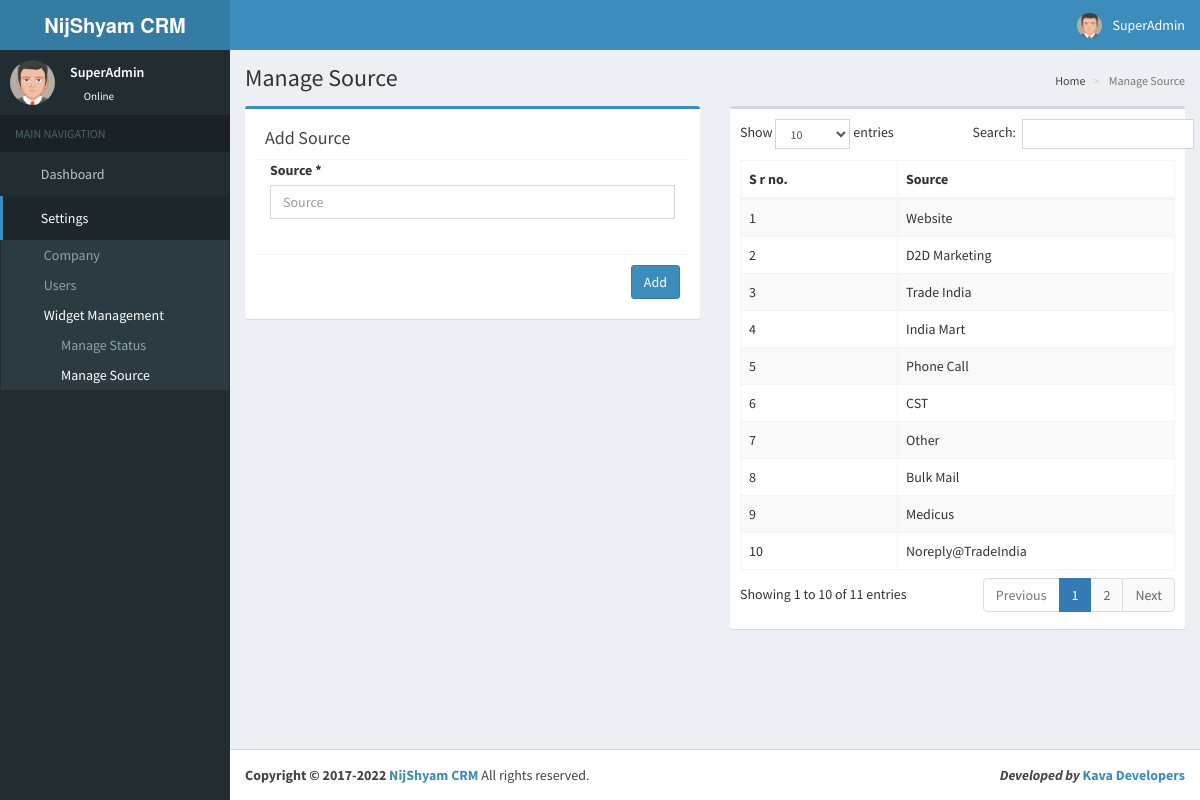
Screenshot of /site/manage_source.php (signed in) with the database file from the repository.
### tables this page shows
CREATE TABLE IF NOT EXISTS `user` (
  `id` int(11) NOT NULL AUTO_INCREMENT,
  `user` varchar(200) NOT NULL,
  `email` varchar(200) DEFAULT NULL,
  `name` varchar(200) NOT NULL,
  `image` varchar(200) NOT NULL,
  `password` varchar(200) NOT NULL,
  `mobile` varchar(10) DEFAULT NULL,
  `auth` int(1) NOT NULL,
  `created_by` varchar(20) NOT NULL,
  `df` tinyint(1) NOT NULL DEFAULT '0',
  `c_id` varchar(200) DEFAULT NULL,
  PRIMARY KEY (`id`)
);

CREATE TABLE IF NOT EXISTS `source` (
  `id` int(11) NOT NULL AUTO_INCREMENT,
  `name` varchar(100) NOT NULL,
  `df` tinyint(1) NOT NULL,
  PRIMARY KEY (`id`)
);

### site/query.php (called while the page is built, shortened)
<?php
include_once('config/config.php');
$user = $con->query("SELECT * FROM `user` WHERE id = '".$_SESSION['id']."'")->fetch_object();
?>

### site/manage_source.php (the view, shortened to what this page needs)
<?php include_once('header.php'); ?>
<?php include_once('sidebar.php'); ?>
<div class="content-wrapper">
	<section class="content-header">
		<h1>
			Manage Source
		</h1>
		<ol class="breadcrumb">
			<li class=""><a href="index.php"><i class="fa fa-home"></i>Home</a></li>
	        <li class="active"> Manage Source</li>
      	</ol>
    </section>
    <section class="content">
		<div class="row">
		<form action="process/add_source.php" method="post" id="submit" enctype="multipart/form-data">
			<div class="col-md-6">
				<div class="box box-primary">
					<div class="box-body">
						<div class="box-header with-border">
							<h3 class="box-title">Add Source</h3>
						</div>
						<div class="col-md-12">
							<div class="form-group">
								<label for="">Source *</label>
								<input type="text" id="unit" onkeyup="unit_check()" class="form-control" name="name" autocomplete="off" spellcheck="false" placeholder="Source" required>
							</div>
						</div>
					</div>
					<div class="box-body">
						<div class="box-footer">
							<button type="submit" name="submit" class="btn btn-primary pull-right">Add</button>
						</div>
					</div>
				</div>
			</div>
		</form>
		<?php $unit = $con->query("SELECT * FROM `source`"); ?>
			<div class="col-md-6">
				<div class="box">
				<div class="box-body">
					<table id="example2" class="table table-bordered table-hover table-striped">
						<thead>
							<tr>
								<th>S r no.</th>
								<th>Source</th>
							</tr>
						</thead>
						<tbody>
							<?php $count = 0; while($r_unit = $unit->fetch_object()){ $count++; ?>
								<tr>
									<td><?php echo $count; ?></td>
									<td><?php echo $r_unit->name; ?></td>
								</tr>
							<?php } ?>
						</tbody>
              </table>
				</div>
			</div>
			</div>
		</div>
    </section>
</div>
<?php include_once('footer.php'); ?>

### site/header.php (shortened to what this page needs)
<?php include_once('config/config.php');
 include_once('query.php');
 include_once('function/active.php');
?>
<!DOCTYPE html>
<html>
<head>
  <link rel="stylesheet" href="bootstrap/css/bootstrap.min.css">
  <link rel="stylesheet" href="font/css/font-awesome.min.css">
  <link rel="stylesheet" href="inicons/css/ionicons.min.css">
  <link rel="stylesheet" href="dist/css/AdminLTE.min.css">
<link rel="stylesheet" href="build/select2.min.css">
  <link rel="stylesheet" href="dist/css/skins/_all-skins.min.css">
  <link rel="stylesheet" href="plugins/iCheck/flat/blue.css">
  <link rel="stylesheet" href="plugins/jQueryUI/jquery-ui.min.css">
  <link rel="stylesheet" href="plugins/jvectormap/jquery-jvectormap-1.2.2.css">
  <link rel="stylesheet" href="plugins/datepicker/datepicker3.css">
  <link rel="stylesheet" href="plugins/daterangepicker/daterangepicker.css">
  <link rel="stylesheet" href="plugins/bootstrap-wysihtml5/bootstrap3-wysihtml5.min.css">
  <link rel="stylesheet" href="js/datatables.net/css/dataTables.bootstrap.min.css">
  <link rel="stylesheet" href="js/datatables.net/css/dataTables.tableTools.min.css">
</head>
<body class="hold-transition skin-blue sidebar-mini">
<div class="wrapper">
  <header class="main-header">
    <a href="" class="logo">
      <span class="logo-lg"><b><?php if($user->auth == '0'){ echo company; } else { echo get_company($con,$user->c_id); } ?></b> </span>
    </a>
    <nav class="navbar navbar-static-top">
       <a href="#" class="sidebar-toggle" data-toggle="offcanvas" role="button">
      </a>
      <div class="navbar-custom-menu">
        <ul class="nav navbar-nav">
				 <li>
            <a href="" title="Refresh Page" ><i class="fa fa-refresh"></i></a>
          </li>
				  <li>
            <a href="../lock_make.php" title="Lock" ><i class="fa fa-lock"></i></a>
          </li>
          <li class="dropdown user user-menu">
            <a href="#" class="dropdown-toggle" data-toggle="dropdown">
              <img src="<?php echo $user->image; ?>" class="user-image" alt="User Image">
              <span class="hidden-xs"><?php echo $user->name; ?></span>
            </a>
          </li>
        </ul>
      </div>
    </nav>
  </header>

### site/sidebar.php (shortened to what this page needs)
<aside class="main-sidebar">
    <section class="sidebar">
      <div class="user-panel">
        <div class="pull-left image">
          <img src="<?php echo $user->image; ?>" class="img-circle" alt="User Image">
        </div>
        <div class="pull-left info">
          <p><?php echo $user->name; ?></p>
          <a href="#"><i class="fa fa-circle text-success"></i> Online</a>
        </div>
      </div>
      <ul class="sidebar-menu">
        <li class="header">MAIN NAVIGATION</li>
		<li class='<?php menu(array("index.php")); ?>'><a href="index.php"><i class="fa fa-dashboard"></i> <span>Dashboard</span></a></li>
		<?php if($user->auth != '2'){ ?>
			<li class="treeview <?php menu(array("manage_status.php","manage_source.php","manage_followup_type.php","add_user.php","manage_user.php","edit_user.php","view_user.php","manage_company.php","add_company_new.php","edit_company.php")); ?>">
			  <a href="#">
				<i class="fa fa-gears"></i> <span>Settings</span>
				<span class="pull-right-container">
				  <i class="fa fa-angle-left pull-right"></i>
				</span>
			  </a>
			  <ul class="treeview-menu">
			  	<?php if($user->auth == '0'){ ?>
					<li class='<?php menu(array("manage_company.php","add_company_new.php","edit_company.php")); ?>'><a href="manage_company.php"><i class="fa fa-industry"></i> <span>Company</span></a></li>
				<?php } ?>
			  	<?php if($user->auth != '2'){ ?>
					<li class='<?php menu(array("add_user.php","manage_user.php","edit_user.php","view_user.php")); ?>'><a href="manage_user.php"><i class="fa fa-user"></i> <span>Users</span></a></li>
				<?php } ?>
				<li class="treeview <?php menu(array("manage_status.php","manage_source.php","manage_followup_type.php")); ?>">
				  <a href="#">
					<i class="fa fa-th"></i> <span>Widget Management</span>
					<span class="pull-right-container">
					  <i class="fa fa-angle-left pull-right"></i>
					</span>
				  </a>
				  <ul class="treeview-menu">
						<li class='<?php menu(array("manage_status.php")); ?>'><a href="manage_status.php"><i class="fa fa-circle-o"></i>Manage Status</a></li>
						<li class='<?php menu(array("manage_source.php")); ?>'><a href="manage_source.php"><i class="fa fa-circle-o"></i>Manage Source</a></li>
					 </ul>
			</li>
			 </ul>
			</li>
		<?php } ?>
      </ul>
    </section>
  </aside>

### site/function/active.php
<?php
function menu($array)
{
	$path = basename($_SERVER['SCRIPT_NAME']);
	foreach($array as $a)
	{
		if($path === $a)
		{
			echo "active";
			break;
		}
	}
}
?>

### site/footer.php (shortened to what this page needs)
  <footer class="main-footer">
    <div class="pull-right hidden-xs">
      <i><b>Developed by</b></i> <strong><a href="http://www.kavadevelopers.com/" target="_blank">Kava Developers</a></strong>
    </div>
    <strong>Copyright &copy; 2017-<?php echo date('Y'); ?> <a href="javascript:;" target="_blank"><?= company ?></a></strong> All rights
    reserved.
  </footer>
</body>
</html>

### rows the page displays
user: image (picture), name "SuperAdmin"
source: name "Website"
source: name "D2D Marketing"
source: name "Trade India"
source: name "India Mart"
source: name "Phone Call"
source: name "CST"
source: name "Other"
source: name "Bulk Mail"
source: name "Medicus"
source: name "Noreply@TradeIndia"

### other values shown
company "NijShyam CRM"
